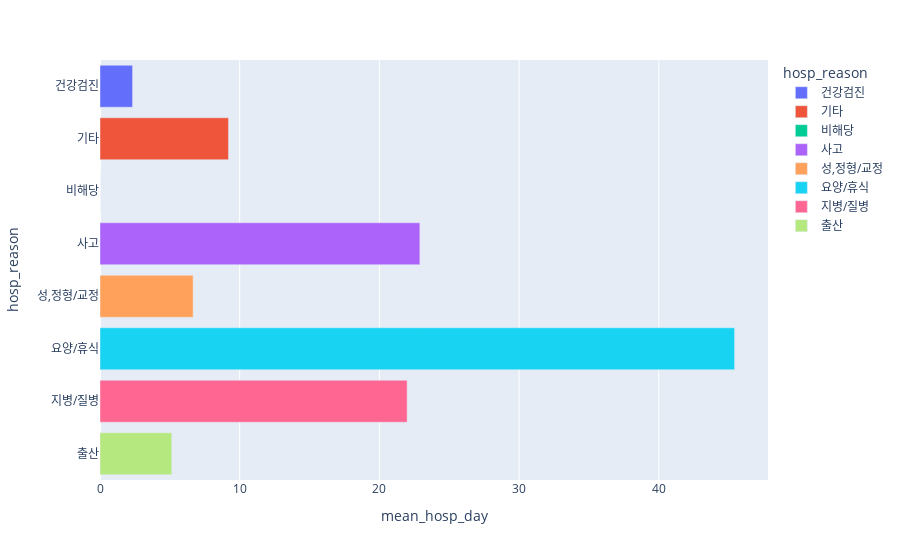

Notebook cell for this chart:
### Code cell
import plotly.express as px
px.bar(data_frame=hosp_res_day, x='mean_hosp_day', y='hosp_reason', color='hosp_reason')

### Figure 1 — Plotly figure (JSON) as saved in the notebook; plotly's stock layout.template omitted (floating-point values rounded to 4 significant figures)
{"data": [{"alignmentgroup": "True", "hovertemplate": "hosp_reason=%{y}<br>mean_hosp_day=%{x}<extra></extra>", "legendgroup": "건강검진", "marker": {"color": "#636efa", "pattern": {"shape": ""}}, "name": "건강검진", "offsetgroup": "건강검진", "orientation": "h", "showlegend": true, "textposition": "auto", "type": "bar", "x": [2.333], "xaxis": "x", "y": ["건강검진"], "yaxis": "y"}, {"alignmentgroup": "True", "hovertemplate": "hosp_reason=%{y}<br>mean_hosp_day=%{x}<extra></extra>", "legendgroup": "기타", "marker": {"color": "#EF553B", "pattern": {"shape": ""}}, "name": "기타", "offsetgroup": "기타", "orientation": "h", "showlegend": true, "textposition": "auto", "type": "bar", "x": [9.2], "xaxis": "x", "y": ["기타"], "yaxis": "y"}, {"alignmentgroup": "True", "hovertemplate": "hosp_reason=%{y}<br>mean_hosp_day=%{x}<extra></extra>", "legendgroup": "비해당", "marker": {"color": "#00cc96", "pattern": {"shape": ""}}, "name": "비해당", "offsetgroup": "비해당", "orientation": "h", "showlegend": true, "textposition": "auto", "type": "bar", "x": [0], "xaxis": "x", "y": ["비해당"], "yaxis": "y"}, {"alignmentgroup": "True", "hovertemplate": "hosp_reason=%{y}<br>mean_hosp_day=%{x}<extra></extra>", "legendgroup": "사고", "marker": {"color": "#ab63fa", "pattern": {"shape": ""}}, "name": "사고", "offsetgroup": "사고", "orientation": "h", "showlegend": true, "textposition": "auto", "type": "bar", "x": [22.9], "xaxis": "x", "y": ["사고"], "yaxis": "y"}, {"alignmentgroup": "True", "hovertemplate": "hosp_reason=%{y}<br>mean_hosp_day=%{x}<extra></extra>", "legendgroup": "성,정형/교정", "marker": {"color": "#FFA15A", "pattern": {"shape": ""}}, "name": "성,정형/교정", "offsetgroup": "성,정형/교정", "orientation": "h", "showlegend": true, "textposition": "auto", "type": "bar", "x": [6.667], "xaxis": "x", "y": ["성,정형/교정"], "yaxis": "y"}, {"alignmentgroup": "True", "hovertemplate": "hosp_reason=%{y}<br>mean_hosp_day=%{x}<extra></extra>", "legendgroup": "요양/휴식", "marker": {"color": "#19d3f3", "pattern": {"shape": ""}}, "name": "요양/휴식", "offsetgroup": "요양/휴식", "orientation": "h", "showlegend": true, "textposition": "auto", "type": "bar", "x": [45.43], "xaxis": "x", "y": ["요양/휴식"], "yaxis": "y"}, {"alignmentgroup": "True", "hovertemplate": "hosp_reason=%{y}<br>mean_hosp_day=%{x}<extra></extra>", "legendgroup": "지병/질병", "marker": {"color": "#FF6692", "pattern": {"shape": ""}}, "name": "지병/질병", "offsetgroup": "지병/질병", "orientation": "h", "showlegend": true, "textposition": "auto", "type": "bar", "x": [21.99], "xaxis": "x", "y": ["지병/질병"], "yaxis": "y"}, {"alignmentgroup": "True", "hovertemplate": "hosp_reason=%{y}<br>mean_hosp_day=%{x}<extra></extra>", "legendgroup": "출산", "marker": {"color": "#B6E880", "pattern": {"shape": ""}}, "name": "출산", "offsetgroup": "출산", "orientation": "h", "showlegend": true, "textposition": "auto", "type": "bar", "x": [5.138], "xaxis": "x", "y": ["출산"], "yaxis": "y"}], "layout": {"autosize": true, "barmode": "relative", "legend": {"title": {"text": "hosp_reason"}, "tracegroupgap": 0}, "margin": {"t": 60}, "xaxis": {"anchor": "y", "autorange": true, "domain": [0, 1], "range": [0, 47.82], "title": {"text": "mean_hosp_day"}, "type": "linear"}, "yaxis": {"anchor": "x", "autorange": true, "categoryarray": ["출산", "지병/질병", "요양/휴식", "성,정형/교정", "사고", "비해당", "기타", "건강검진"], "categoryorder": "array", "domain": [0, 1], "range": [-0.5, 7.5], "title": {"text": "hosp_reason"}, "type": "category"}}}
